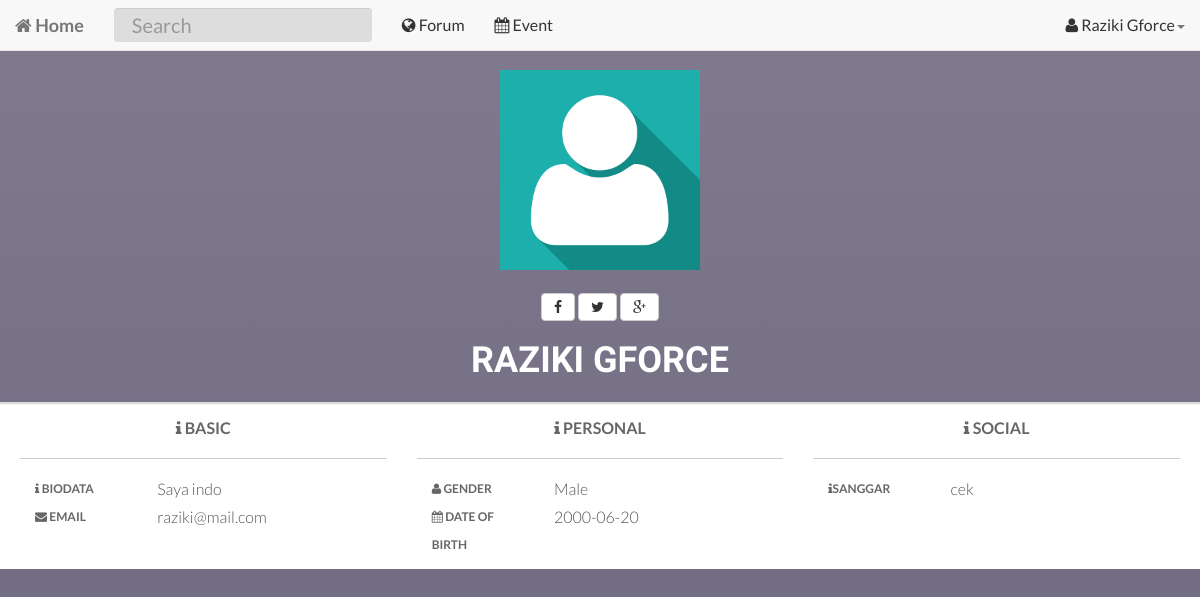
Page /profile.php (signed in) on the earlier database version.
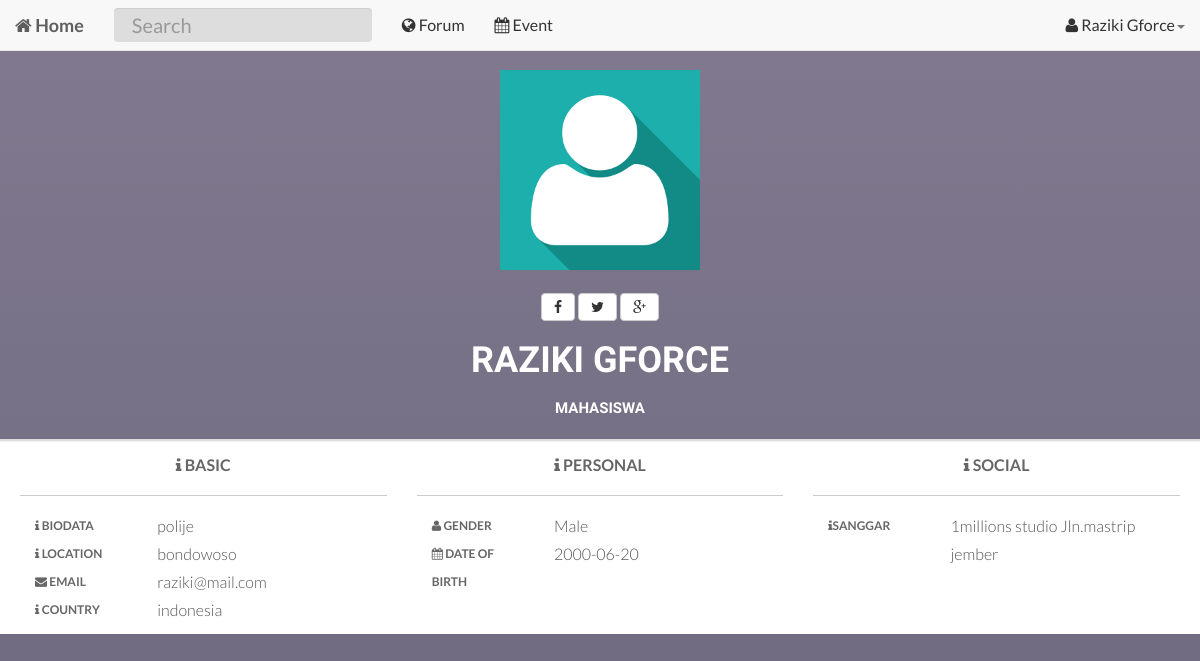
Same page on the later database version.
### tables this page shows
CREATE TABLE `user` (
  `user_id` int(11) NOT NULL,
  `user_email` varchar(255) NOT NULL,
  `user_password` varchar(255) NOT NULL,
  `user_firstname` text NOT NULL,
  `user_lastname` text NOT NULL,
  `user_avatar` varchar(255) NOT NULL,
  `user_shortbio` text,
  `user_username` varchar(255) NOT NULL,
  `user_longbio` text,
  `user_website` varchar(255) DEFAULT NULL,
  `user_dob` date DEFAULT NULL,
  `user_profession` text,
  `user_gender` varchar(255) DEFAULT NULL,
  `user_address` text,
  `user_backgroundpicture` varchar(255) NOT NULL,
  `user_joindate` date NOT NULL,
  `user_country` varchar(255) DEFAULT NULL
);

### components/authentication.php (called while the page is built, shortened)
<?php
    if(isset($_SESSION['user_username'])){
    $user_username=$_SESSION['user_username'];
    }
?>

### controllers/base/style.php (called while the page is built, shortened)
<?php
    $sql = "SELECT * FROM user where user_username='$user_username'";
    $result = mysqli_query($database,$sql) or die(mysqli_error());
    $rws = mysqli_fetch_array($result);
?>

### profile.php (the view, shortened to what the changed rows need)
<?php include 'components/authentication.php' ?>
<?php include 'components/session-check-profile.php' ?>
<?php include 'controllers/navigation/first-navigation.php' ?>
<?php include 'controllers/base/style.php' ?>
<?php
    $url = 'http://'.$_SERVER['HTTP_HOST'].$_SERVER['PHP_SELF'];
?>
<div class="profile">
	<div class="row clearfix">
            <div>
                <center>
                    <img src="userfiles/avatars/<?php echo $rws['user_avatar'];?>" class="img-responsive profile-avatar">
                    <br>
                    <div class="btn-group">
                        <a href="http://www.facebook.com/sharer.php?u=<?php echo $url ?> &t=<?php echo $rws['user_firstname'];?> <?php echo $rws['user_lastname'];?> " alt="Share this profile on Facebook" title="Share on Facebook" target="_blank" ><button type="button" class="btn btn-default"><i class="fa fa-facebook"></i></button></a>
                        <a href="http://twitter.com/share?text=<?php echo $rws['user_firstname'];?> <?php echo $rws['user_lastname'];?>&url=<?php echo $url ?>" alt="Tweet This Post" title="Tweet about the profile" target="_blank"><button type="button" class="btn btn-default"><i class="fa fa-twitter"></i></button></a>
                        <a href="https://plusone.google.com/_/+1/confirm?hl=en-US&url=<?php echo $url ?>" alt="Share this profile on Google+" title="Share on Google+" target="_blank" ></a>
                    </div>
                </center>
                <h1 class="text-center profile-text profile-name"><?php echo $rws['user_firstname'];?> <?php echo $rws['user_lastname'];?></h1>
                <h2 class="text-center profile-text profile-profession"><?php echo $rws['user_profession'];?></h2>
                <div class="panel-group white" id="panel-profile">
                    <div class="panel panel-default white">
                    </div>
                        <div id="panel-element-info" class="panel-collapse collapse in">
                            <div class="panel-body">
                                <div class="col-md-4 column">
<?php
    if ($rws['user_shortbio']){
?>
                                    <div class="col-md-4">
                                        <p class="profile-details"><i class="fa fa-info"></i> Biodata</p>
                                    </div>
                                    <div class="col-md-8">
                                        <p><?php echo $rws['user_shortbio'];?></p>
                                    </div>
<?php } ?>
<?php
    if ($rws['user_address']){
?>
                                    <div class="col-md-4">
                                        <p class="profile-details"><i class="fa fa-info"></i> Location</p>
                                    </div>
                                    <div class="col-md-8">
                                        <p><?php echo $rws['user_address'];?></p>
                                    </div>
<?php } ?>
<?php
    if ($rws['user_email']){
?>
                                    <div class="col-md-4">
                                        <p class="profile-details"><i class="fa fa-envelope"></i> Email</p>
                                    </div>
                                    <div class="col-md-8">
                                        <p><?php echo $rws['user_email'];?></p>
                                    </div>
<?php } ?>
<?php
    if ($rws['user_country']){
?>
                                    <div class="col-md-4">
                                        <p class="profile-details"><i class="fa fa-info"></i> Country</p>
                                    </div>
                                    <div class="col-md-8">
                                        <p><?php echo $rws['user_country'];?></p>
                                    </div>
<?php } ?>
                                </div>
                                <div class="col-md-4 column">
<?php
    if ($rws['user_gender']){
?>
                                    <div class="col-md-4">
                                        <p class="profile-details"><i class="fa fa-user"></i> Gender</p>
                                    </div>
                                    <div class="col-md-8">
                                        <p><?php echo $rws['user_gender'];?></p>
                                    </div>
<?php } ?>
<?php
    if ($rws['user_dob']){
?>
                                    <div class="col-md-4">
                                        <p class="profile-details"><i class="fa fa-calendar"></i> Date of Birth</p>
                                    </div>
                                    <div class="col-md-8">
                                        <p><?php echo $rws['user_dob'];?></p>
                                    </div>
<?php } ?>
                                </div>
                                <div class="col-md-4 column">
<?php
    if ($rws['user_longbio']){
?>
                                    <div class="col-md-4">
                                        <p class="profile-details"><i class="fa fa-info"></i>Sanggar</p>
                                    </div>
                                    <div class="col-md-8">
                                        <p><?php echo $rws['user_longbio'];?></p>
                                    </div>
<?php } ?>
                                </div>
                            </div>
                        </div>
                    </div>
                </div>
            </div>
	</div>

### controllers/navigation/first-navigation.php (shortened to what the changed rows need)
<?php
    $current_user = $_SESSION['user_username'];
    $sql = "SELECT * FROM user WHERE user_username='$current_user'";
    $result = mysqli_query($database,$sql);
    while($row = mysqli_fetch_array($result,MYSQLI_BOTH)) {
?>
	    <div id="navigation" class="navbar navbar-default navbar-fixed-top">
	      <div class="fluid-container">
	        <div class="navbar-header">
                <a class="navbar-brand" href="index.php"><b><i class="fa fa-home"></i> Home</b></a>
            </div>
	        <div class="navbar-collapse collapse" id="navbar-collapse1">
                <form class="navbar-form navbar-left" role="search" method="post" autocomplete="off" action="search-result.php">
                    <div class="form-group">
                        <input type="text" class="search form-control" id="searchbox" placeholder="Search " name="search-form"/><br />
				    </div>
				</form>
                <ul class="nav navbar-nav">
                    <li><a href="forum.php"><i class="fa fa-globe"></i> Forum</a></li>
                    <li><a href="notice.php"><i class="fa fa-calendar"></i> Event</a></li>
	            </ul>
                <ul class="nav navbar-nav navbar-right">
                    <li class="dropdown">
                        <a href="#" class="dropdown-toggle" data-toggle="dropdown"><i class="fa fa-user"></i> <?php echo $row['user_firstname'];?> <?php echo $row['user_lastname'];?><strong class="caret"></strong></a>
                    </li>
                </ul>
	        </div>
	      </div>
	    </div>
<?php
    }
?>

Differences in the rows shown:
changed user "Raziki": user_profession (not shown) → "MAHASISWA"; user_shortbio "Saya indo" → "polije"; user_address (not shown) → "bondowoso"; user_country (not shown) → "indonesia"; user_longbio "cek" → "1millions studio Jln.mastrip jember"
Other differences:
text now shown: "LOCATION COUNTRY"
